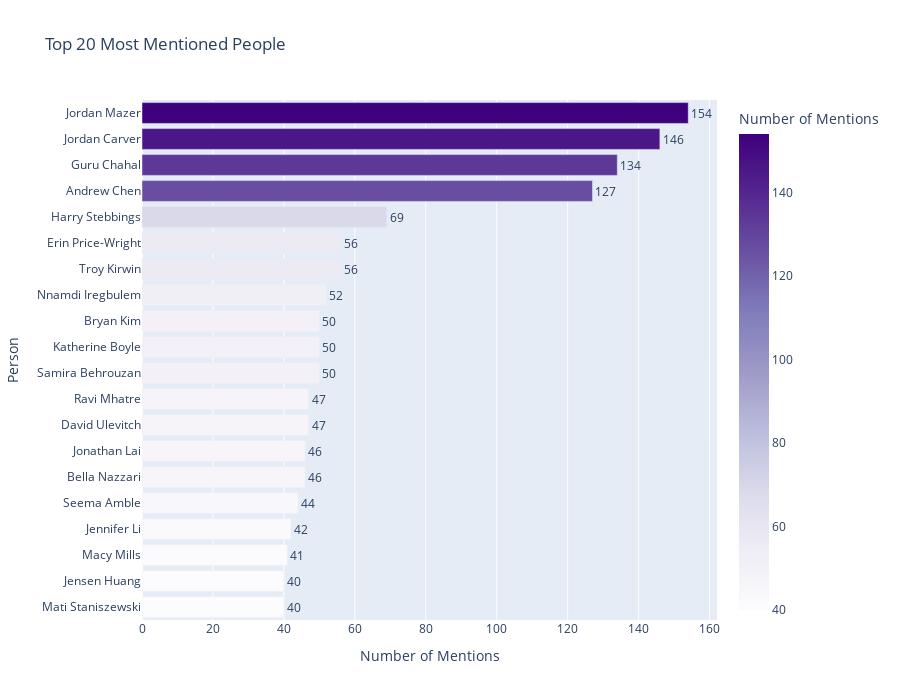

The cell this chart's notebook holds for it:
### Code cell
# Visualize top mentioned people
fig = px.bar(
    top_person_mentions.head(20),
    x='Mention_Count',
    y='Person',
    orientation='h',
    title='Top 20 Most Mentioned People',
    labels={'Mention_Count': 'Number of Mentions', 'Person': 'Person'},
    text='Mention_Count',
    color='Mention_Count',
    color_continuous_scale='Purples'
)

fig.update_traces(textposition='outside')
fig.update_layout(height=700, showlegend=False)
fig.update_yaxes(categoryorder='total ascending')
fig.show()
fig.write_html('../output/figures/top_mentioned_people.html')

### Figure 1 — Plotly figure (JSON) as saved in the notebook; plotly's stock layout.template omitted (floating-point values rounded to 4 significant figures)
{"data": [{"hovertemplate": "Number of Mentions=%{marker.color}<br>Person=%{y}<extra></extra>", "legendgroup": "", "marker": {"color": [154, 146, 134, 127, 69, 56, 56, 52, 50, 50, 50, 47, 47, 46, 46, 44, 42, 41, 40, 40], "coloraxis": "coloraxis", "pattern": {"shape": ""}}, "name": "", "orientation": "h", "showlegend": false, "text": [154.0, 146.0, 134.0, 127.0, 69.0, 56.0, 56.0, 52.0, 50.0, 50.0, 50.0, 47.0, 47.0, 46.0, 46.0, 44.0, 42.0, 41.0, 40.0, 40.0], "textposition": "outside", "type": "bar", "x": [154, 146, 134, 127, 69, 56, 56, 52, 50, 50, 50, 47, 47, 46, 46, 44, 42, 41, 40, 40], "xaxis": "x", "y": ["Jordan Mazer", "Jordan Carver", "Guru Chahal", "Andrew Chen", "Harry Stebbings", "Troy Kirwin", "Erin Price-Wright", "Nnamdi Iregbulem", "Samira Behrouzan", "Katherine Boyle", "Bryan Kim", "David Ulevitch", "Ravi Mhatre", "Bella Nazzari", "Jonathan Lai", "Seema Amble", "Jennifer Li", "Macy Mills", "Mati Staniszewski", "Jensen Huang"], "yaxis": "y"}], "layout": {"barmode": "relative", "coloraxis": {"colorbar": {"title": {"text": "Number of Mentions"}}, "colorscale": [[0, "rgb(252,251,253)"], [0.125, "rgb(239,237,245)"], [0.25, "rgb(218,218,235)"], [0.375, "rgb(188,189,220)"], [0.5, "rgb(158,154,200)"], [0.625, "rgb(128,125,186)"], [0.75, "rgb(106,81,163)"], [0.875, "rgb(84,39,143)"], [1, "rgb(63,0,125)"]]}, "height": 700, "legend": {"tracegroupgap": 0}, "showlegend": false, "title": {"text": "Top 20 Most Mentioned People"}, "xaxis": {"anchor": "y", "domain": [0, 1], "title": {"text": "Number of Mentions"}}, "yaxis": {"anchor": "x", "categoryorder": "total ascending", "domain": [0, 1], "title": {"text": "Person"}}}}
